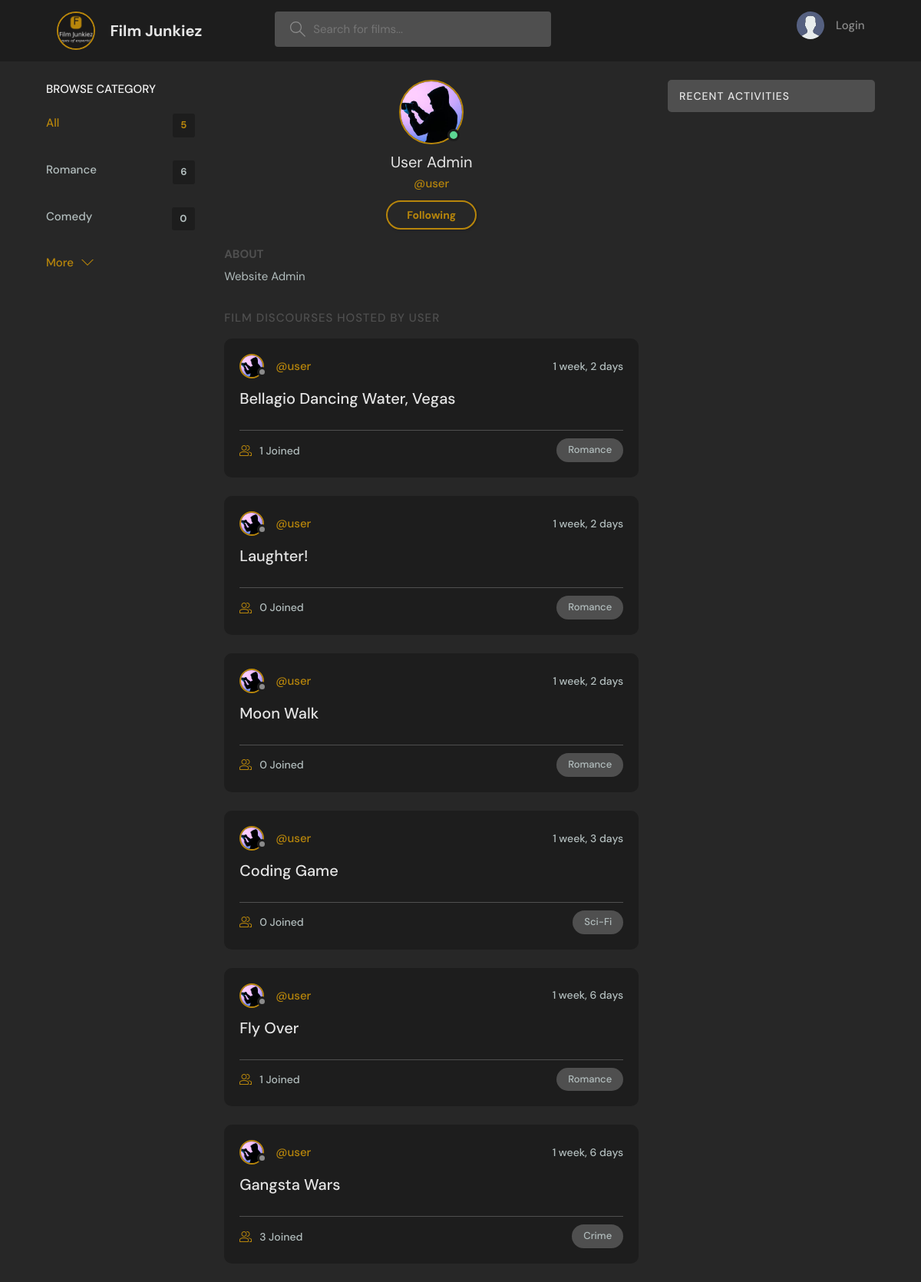
The app's page /profile/1 with its own data.
### base/models.py (models this page shows, shortened)
class Category(models.Model):
    title = models.CharField(max_length=200)

class User(AbstractUser):
    name = models.CharField(max_length=200, null=True)
    email = models.EmailField(unique=True, null=True)
    bio = models.TextField(null=True)
    avatar = models.ImageField(null=True, default="avatar.svg")
    USERNAME_FIELD = 'email'
    REQUIRED_FIELDS = ['username']

class Film(models.Model):
    host = models.ForeignKey(User, on_delete=models.SET_NULL, null=True)
    category = models.ForeignKey(Category, on_delete=models.SET_NULL, null=True)
    title = models.CharField(max_length=200)
    description = models.TextField(null=True, blank=True)
    director = models.CharField(max_length=200, default='Unknown')
    lead = models.CharField(max_length=200, default='Unknown')
    release_date = models.DateTimeField(null=True, blank=True)
    duration = models.IntegerField(null=True, blank=True)
    participants = models.ManyToManyField(User, related_name="participants", blank=True)
    updated = models.DateTimeField(auto_now=True)
    created = models.DateTimeField(auto_now_add=True)
    image = models.ImageField(blank=True, null=True, upload_to="film_img")
    video = models.FileField(blank=True, null=True, upload_to="film_videos", help_text="Upload an MP4 video file")
    average_rating = models.FloatField(null=True, blank=True)
    class Meta:
        ordering = ["-updated", "-created"]
    if image is True:
        def save(self, *args, **kwargs):
            super().save()
            img = ImageOps.contain(Image.open(self.image.path), (200, 200), method=3)
            img.save(self.image.path)
            if not self.pk and self.video:
                pass
            super().save(*args, **kwargs)

### base/views.py (the view)
# urls.py: path("profile/<str:pk>", views.userProfile, name="user-profile"),
def userProfile(request, pk):
    user = User.objects.get(id=pk)
    films = user.film_set.all()# Fetches all films associated with the user using the reverse relation
    film_posts = user.review_set.all()
    categories = Category.objects.all()
    context = {"user": user, "films": films, "film_posts": film_posts, "categories": categories}
    return render(request, "base/profile.html", context)

### base/templates/base/profile.html (shortened to what this page needs)
{% extends "main.html" %}
{% block content %}
<main class="profile-page layout layout--3">
  <div class="container">
    {% include 'base/categories_component.html' %}
    <div class="filmList">
      <div class="profile">
        <div class="profile__avatar">
          <div class="avatar avatar--large active">
            <img src="{{user.avatar.url}}"/>
          </div>
        </div>
        <div class="profile__info">
          <h3>{{user.name}}</h3>
          <p>@{{user.username}}</p>
          <a href="{% url 'follow-page' %}" class="btn btn--main btn--pill">Following</a>
        </div>
        <div class="profile__about">
          <h3>About</h3>
          <p>
            {{user.bio}}
          </p>
        </div>
      </div>
      <div class="filmList__header">
        <div>
          <h2>Film Discourses Hosted by {{user.username}}</a>
          </h2>
        </div>
      </div>
      {% include 'base/feed_component.html' %}
    </div>
    {% include 'base/activity_component.html' %}
  </div>
</main>
{% endblock content %}

### templates/main.html (shortened to what this page needs)
<!DOCTYPE html>
{% load static %}
<html lang="en">
  <head>
    <link rel="stylesheet" href="{% static 'css/styles.css' %}" />
  </head>
  <body>
    {% include "navbar.html" %}
    {% block content %}
    {% endblock %}
  </body>
</html>

### templates/navbar.html (shortened to what this page needs)
{% load static %}
<header class="header header--loggedIn">
    <div class="container">
      <a href="{% url 'home' %}" class="header__logo">
        <img src="{% static 'img/film_junkiez_logo.png' %}" alt="image logo">
        <h1>Film Junkiez</h1>
      </a>
      <form class="header__search" method="GET" action="{% url 'home' %}">
        <label>
          <input name="q" placeholder="Search for films..." />
        </label>
      </form>
      <nav class="header__menu">
        {% if request.user.is_authenticated %}
        <div class="header__user">
          <a href="{% url 'user-profile' user.id %}">
            <div class="avatar avatar--medium active">
              <img src="{{request.user.avatar.url}}" />
            </div>
            <p>{{request.user.name}} <span>@{{request.user.username}}</span></p>
          </a>
          <button class="dropdown-button">
            <svg version="1.1" xmlns="http://www.w3.org/2000/svg" width="32" height="32" viewBox="0 0 32 32">
              <title>More</title>
              <path d="M3 3h26v2h-26v-2zM3 11h26v2h-26v-2zM3 19h26v2h-26v-2z"></path>
            </svg>
          </button>
        </div>
        {% else %}
        <a href="{% url 'login' %}">
          <img src="{% static 'img/avatar.svg' %}" />
          <p>Login</p>
        </a>
        {% endif %}
      </nav>
    </div>
  </header>

### base/templates/base/categories_component.html
<div class="categories">
    <div class="categories__header">
      <h2>Browse Category</h2>
    </div>
    <ul class="categories__list">
      <li>
        <a href="{% url 'home' %}" class="active">All <span>{{categories.count}}</span></a>
      </li>
      {% for category in categories|slice:":2" %}
      <li>
        <a href="{% url 'home' %}?q={{category.title}}">{{category.title}}<span>{{category.film_set.all.count}}</span></a>
      </li>
      {% endfor %}
    </ul>
    <a class="btn btn--link" href="{% url 'categories' %}" style="text-decoration: none;">
      More
      <svg version="1.1" xmlns="http://www.w3.org/2000/svg" width="32" height="32" viewBox="0 0 32 32">
        <title>chevron-down</title>
        <path d="M16 21l-13-13h-3l16 16 16-16h-3l-13 13z"></path>
      </svg>
    </a>
</div>

### base/templates/base/feed_component.html (shortened to what this page needs)
{% for film in films %}
<div class="filmListFilm">
    <div class="filmListFilm__header">
      {% if film.host.id %}
    <a href="{% url 'user-profile' film.host.id %}" class="filmListFilm__author">
      <div class="avatar avatar--small">
        <img src="{{film.host.avatar.url}}" />
      </div>
      <span>@{{film.host.username}}</span>
    </a>
  {% endif %}
      <div class="filmListFilm__actions">
        <span>{{film.created|timesince}}</span>
      </div>
    </div>
    <div class="filmListFilm__content">
        <a href="{% url 'film' film.id %}">{{film.title}}</a>
    </div>
    <div class="filmListFilm__meta">
      <a href="{% url 'film' film.id %}" class="filmListFilm__joined">
        {{film.participants.all.count}} Joined
      </a>
      <p class="filmListFilm__category">
       {{film.category.title}}
      </p>
    </div>
  </div>
{% endfor %}

### base/templates/base/activity_component.html (shortened to what this page needs)
<div class="activities">
    <div class="activities__header">
      <h2>Recent Activities</h2>
    </div>
</div>

### records on screen
Category: title "Romance", film_set.all.count "6"
Category: title "Comedy", film_set.all.count "0"
User: avatar (placeholder picture), name "User Admin", username "user", bio "Website Admin", username "USER"
Film: host.avatar (placeholder picture), host.username "user", created "1 week, 2 days", title "Bellagio Dancing Water, Vegas", participants.all.count "1", category "Romance"
Film: host.avatar (placeholder picture), host.username "user", created "1 week, 2 days", title "Laughter!", participants.all.count "0", category "Romance"
Film: host.avatar (placeholder picture), host.username "user", created "1 week, 2 days", title "Moon Walk", participants.all.count "0", category "Romance"
Film: host.avatar (placeholder picture), host.username "user", created "1 week, 3 days", title "Coding Game", participants.all.count "0", category "Sci-Fi"
Film: host.avatar (placeholder picture), host.username "user", created "1 week, 6 days", title "Fly Over", participants.all.count "1", category "Romance"
Film: host.avatar (placeholder picture), host.username "user", created "1 week, 6 days", title "Gangsta Wars", participants.all.count "3", category "Crime"

### other values on screen
{{ categories.count }} "5"
